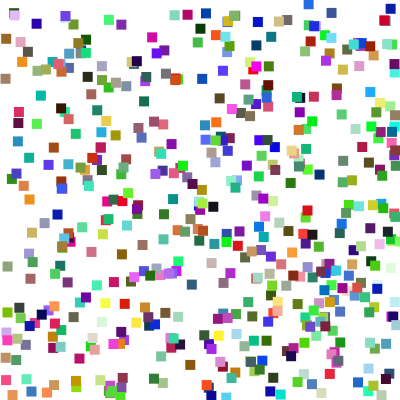
Frame 1 (no input)
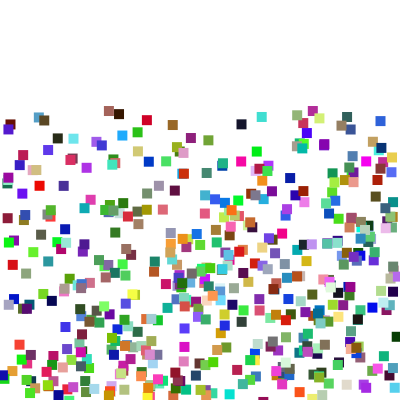
Frame 60 (the mouse pressed at the canvas centre just before this capture)
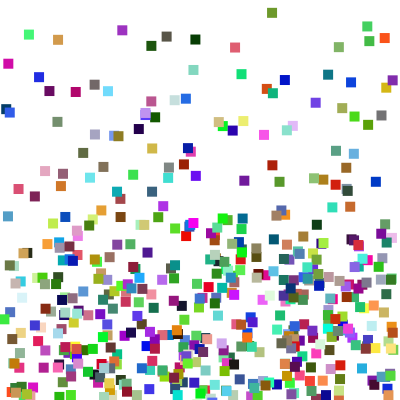
Frame 120 (the mouse held since frame 60 and released just before this capture)

The Processing sketch that drew these frames (run headless with seeded random() and noise(); from frame 60 on, the mouse is pressed at the canvas centre):

// Processing sketch: sketch_06_manyboxes_manycolors_gravity
// ── sketch_06_manyboxes_manycolors_gravity.pde
int num = 500;

//重力はすべての物体に等しく作用する下向きの加速度なので
//配列でなく変数。
float gravity = 0.3;

float[] X = new float[num];
float[] Y = new float[num];
float[] VX = new float[num];
float[] VY = new float[num];

float[] r = new float[num];
float[] g = new float[num];
float[] b = new float[num];


void setup(){
 size(400,400);
 
 for(int i=0; i<num; i++){
   X[i] = random(width);
   Y[i] = random(height);
   VX[i] = random(-5,5);
   VY[i] = random(-5,5);
   
   r[i] = random(255);
   g[i] = random(255);
   b[i] = random(255);
   
 }
    noStroke();

}

void draw(){
  background(255);
  
  fill(0);
  for(int i=0; i<num; i++){
    if(X[i] > width -10){
      VX[i] = VX[i] * -1;
      X[i] = width - 10; 
    }
    if(X[i] < 0){
      VX[i] = VX[i] * -1;
      X[i] = 0; 
    }
    if(Y[i] > height -10){
      VY[i] = VY[i] * -1;
      Y[i] = height - 10; 
    }
    if(Y[i] < 0){
      VY[i] = VY[i] * -1;
      Y[i] = 0; 
    }
    
    // すべての物体のY方向の速度を重力で加速する
    VY[i] = VY[i] + gravity;
    
    X[i] = X[i]+VX[i];
    Y[i] = Y[i]+VY[i];
    
    fill(r[i],g[i],b[i]);
    rect(X[i],Y[i],10,10);
  }

}
